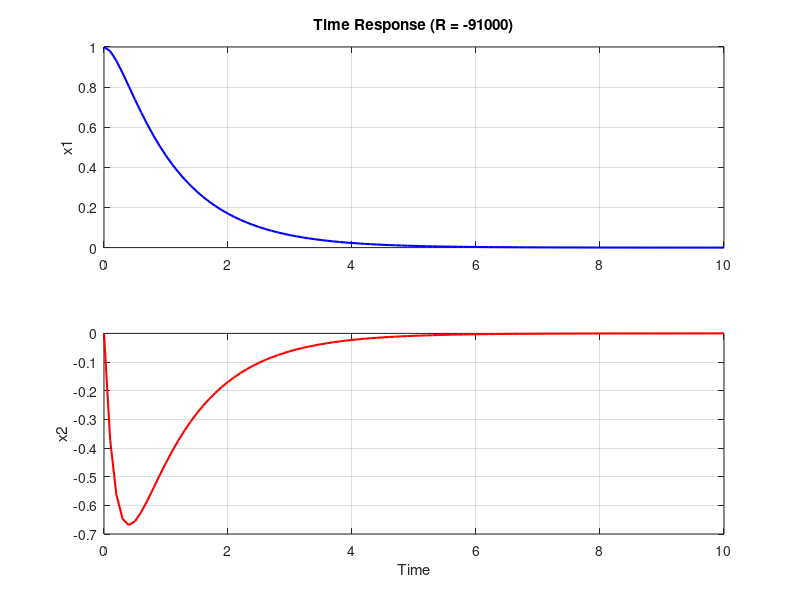
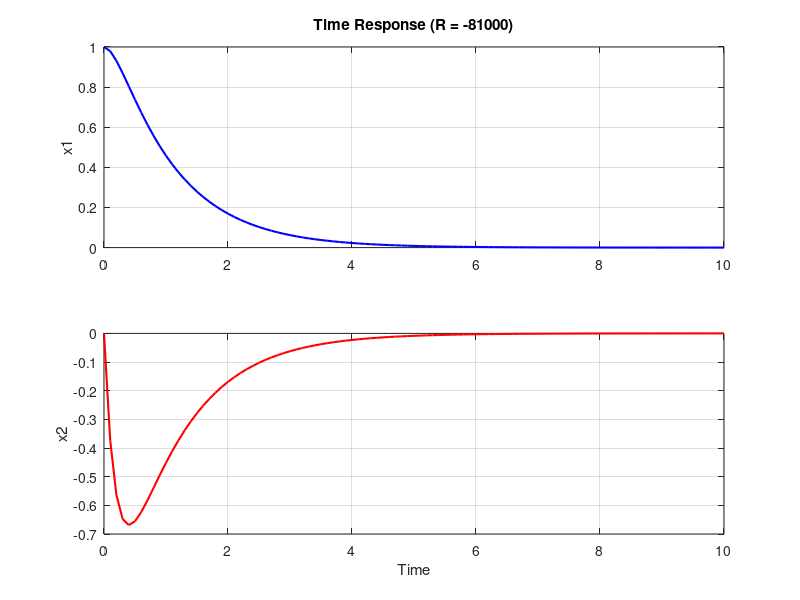
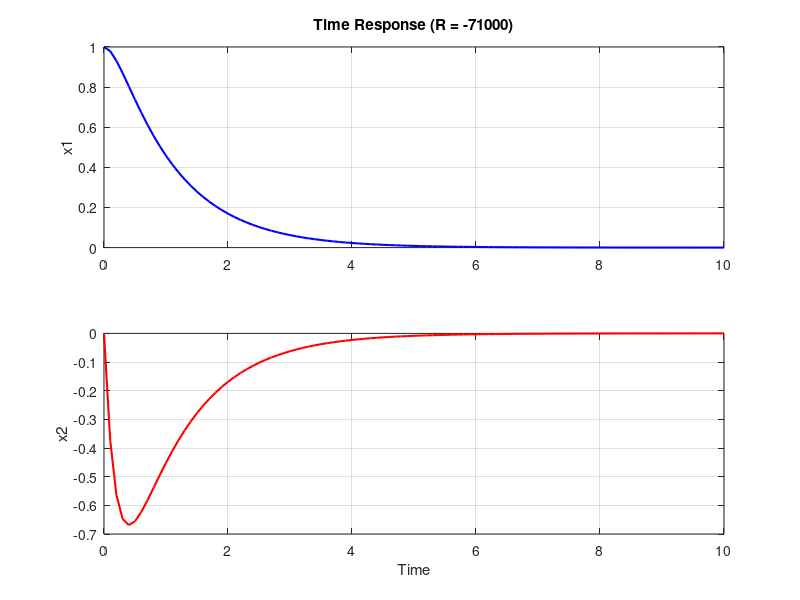
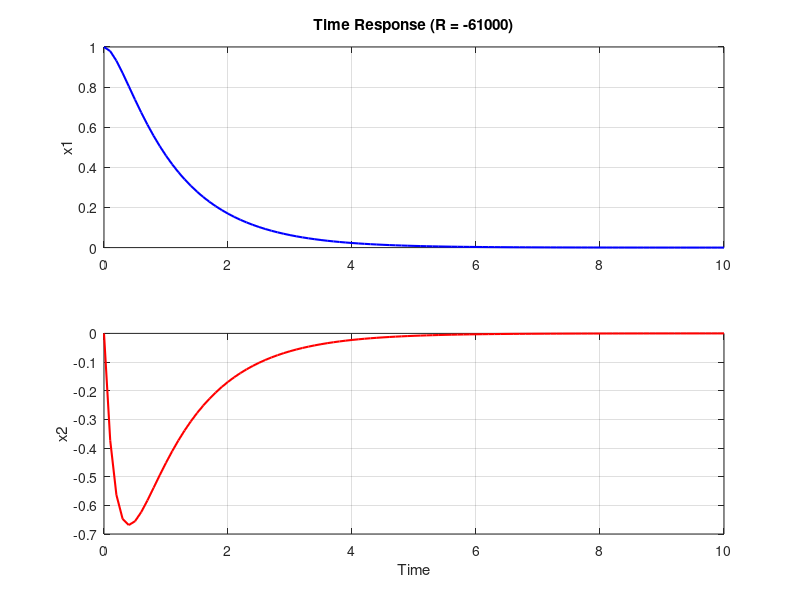

Write MATLAB code to recreate these figures, in order. (Note: this script raises an error after producing the figures.)
A = [0 1; -5 -6];
B = [0; 1];
Q = [1 0; 0 1];
x0 = [1; 0];

R_values = -100000:1000:100000;

for i = 1:length(R_values)
    R = R_values(i);

    [K, P, ~] = lqr(A, B, Q, abs(R)); % abs関数を使用してRの絶対値を計算

    t = 0:0.1:10;
    sys = ss(A-B*K, B, eye(2), zeros(2,1));
    [~, ~, x] = initial(sys, x0, t);

    if mod(i, 10) == 0
        figure;
        subplot(2, 1, 1);
        plot(t, x(:, 1), 'b', 'LineWidth', 1.5);
        ylabel('x1');
        title(['Time Response (R = ' num2str(R_values(i)) ')']);
        grid on;

        subplot(2, 1, 2);
        plot(t, x(:, 2), 'r', 'LineWidth', 1.5);
        ylabel('x2');
        xlabel('Time');
        grid on;
    end
end
